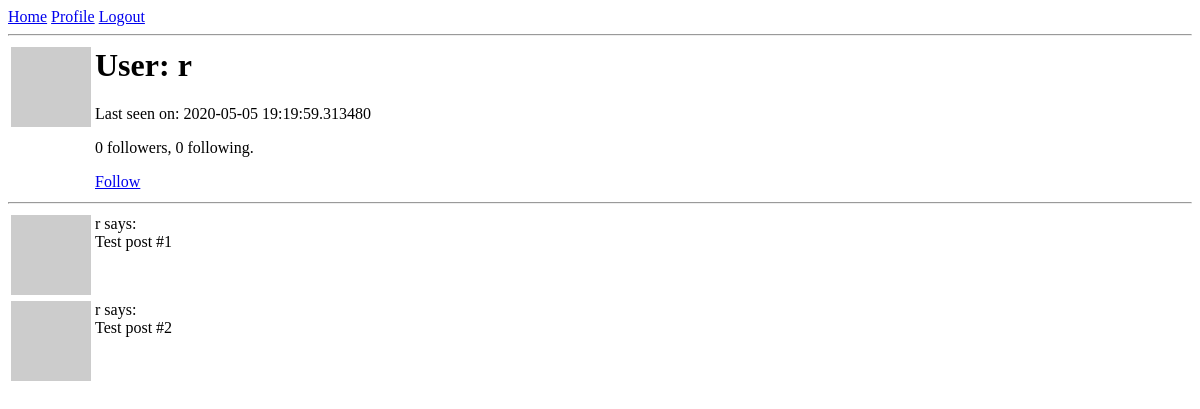
The app's page /user/r (signed in), older data.
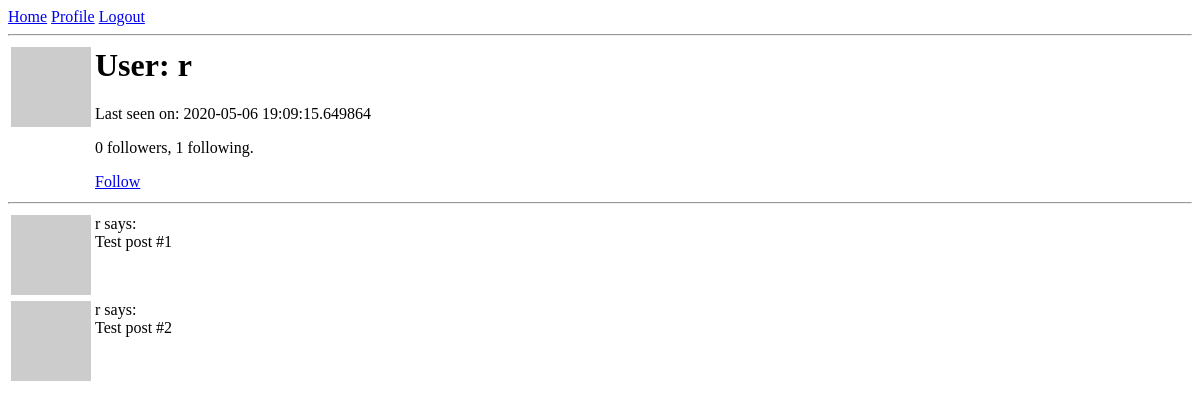
The same page, newer data.
### app/models.py (models this page shows, shortened)
class User(UserMixin, db.Model):
    id = db.Column(db.Integer, primary_key=True)
    username = db.Column(db.String(64), index=True, unique=True)
    email = db.Column(db.String(120), index=True, unique=True)
    password_hash = db.Column(db.String(128))
    about_me = db.Column(db.String(140))
    last_seen = db.Column(db.DateTime, default = datetime.utcnow)
    posts = db.relationship('Post', backref='author', lazy='dynamic')
    followed = db.relationship(
        'User', secondary=followers,
        primaryjoin=(followers.c.follower_id == id),
        secondaryjoin=(followers.c.followed_id == id),
        backref=db.backref('followers', lazy='dynamic'), lazy='dynamic'
    )
    def avatar(self, size):
        digest = md5(self.email.lower().encode('utf-8')).hexdigest()
        return 'https://www.gravatar.com/avatar/{}?d=retro&s={}'.format(digest, size)
    def is_following(self, user): #helper method
        return self.followed.filter(
            followers.c.followed_id == user.id).count() > 0

### app/routes.py (the view)
@app.route('/user/<username>') #dynamic content in <>
@login_required
def user(username):
    user = User.query.filter_by(username=username).first_or_404()
    posts = [
        {'author': user, 'body': 'Test post #1'},
        {'author': user, 'body': 'Test post #2'}
    ]
    return render_template('user.html', user=user, posts=posts)

### app/models.py (called while the page is built)
@login.user_loader
def load_user(id):
    return User.query.get(int(id))

### app/routes.py (called while the page is built)
@app.before_request
def before_request():
    if current_user.is_authenticated:
        current_user.last_seen = datetime.utcnow()
        db.session.commit()

### app/templates/user.html (shortened to what this page needs)
{% extends "base.html" %}
{% block content %}
    <table>
        <tr valign="top">
            <td><img src="{{ user.avatar(128) }}"></td>
            <td>
                <h1>User: {{ user.username }}</h1>
                {% if user.last_seen %}<p>Last seen on: {{ user.last_seen }}</p>{% endif %}
                <p>{{ user.followers.count() }} followers, {{ user.followed.count() }} following.</p>
                {% if user == current_user %}
                <p><a href="{{ url_for('edit_profile') }}">Edit your profile</a></p>
                {% elif not current_user.is_following(user) %}
                <p><a href="{{ url_for('follow', username=user.username) }}">Follow</a></p>
                {% else %}
                <p><a href="{{ url_for('unfollow', username=user.username) }}">Unfollow</a></p>
                {% endif %}
            </td>
        </tr>
    </table>
    <hr>
    {% for post in posts %}
        {% include '_post.html' %}
    {% endfor %}
{% endblock %}

### app/templates/base.html (shortened to what this page needs)
<html>
    <head>
    </head>
    <body>
        <a href="{{ url_for('index') }}">Home</a>
        {% if current_user.is_anonymous %}
        <a href="{{ url_for('login') }}">Login</a>
        {% else %}
        <a href="{{ url_for('user', username=current_user.username) }}">Profile</a>
        <a href="{{ url_for('logout') }}">Logout</a>
        {% endif %}
        <hr>
        {% block content %}{% endblock %}
    </body>
</html>

### app/templates/_post.html
<table>
    <tr valign="top">
        <td><img src="{{ post.author.avatar(36) }}"></td>
        <td>{{ post.author.username }} says:<br>{{ post.body }}</td>
    </tr>
</table>

Row changes from the older to the newer data that the page shows:
changed User: last_seen "2020-05-05 19:19:59.313480" → "2020-05-06 19:09:15.649864"
Text that changed along with them:
{{ user.followed.count() }}: "0" → "1"
